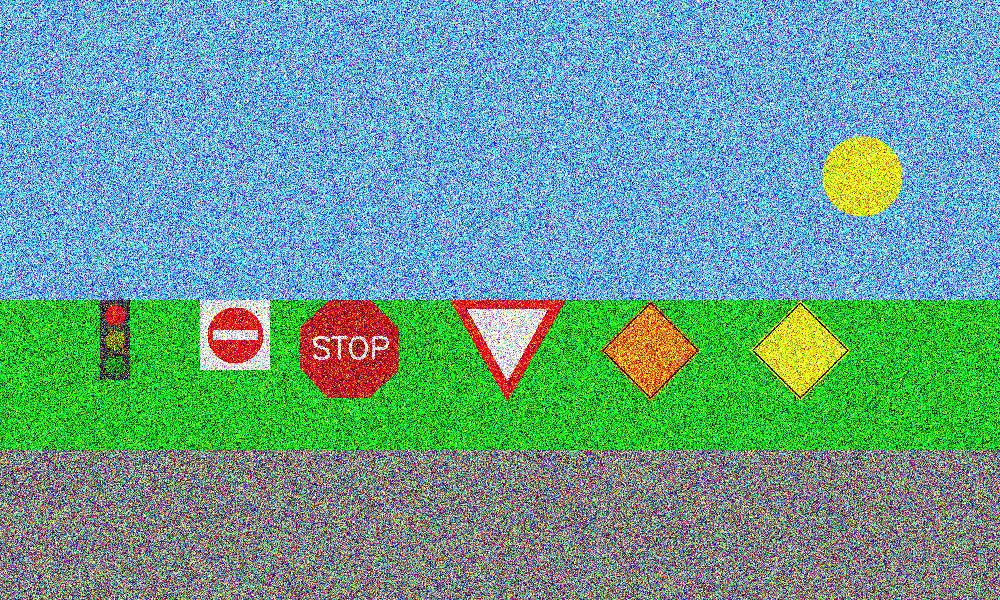
#> input picture input_images/noisy_scene_all_signs.png, 1000 x 600 px, given in place of simple_tl.png, which was not available
$ python experiment.py   (Python 2 division)
#> lines starting #> are read from the running program, lines starting #| are printed output that depends on the picture; after the words box and inside, x2 and y2 are one past the last pixel; in counts of white or black regions, pixels touching at a corner belong together; pictures that were not available may be replaced by others from this repository, and a replacement may not be noted
#> in part_1, tl is the input picture: shape (600, 1000, 3); mean B, G, R 149.7, 158.4, 104.9
### ps2.py
"""
CS6476 Problem Set 2 imports. Only Numpy and cv2 are allowed.
"""
import cv2

import numpy as np


# [41 lines left out: functions filter_angle, solve_for_intersection, solve_all_intersections, not called in this run]


def mask_image(img, lower_color, upper_color):
    mask = cv2.inRange(img, lower_color, upper_color)
    return cv2.bitwise_and(img, img, mask=mask)


def blur_image(img, ksize=5):
#> called with ksize = 5
    return cv2.medianBlur(img, 5)
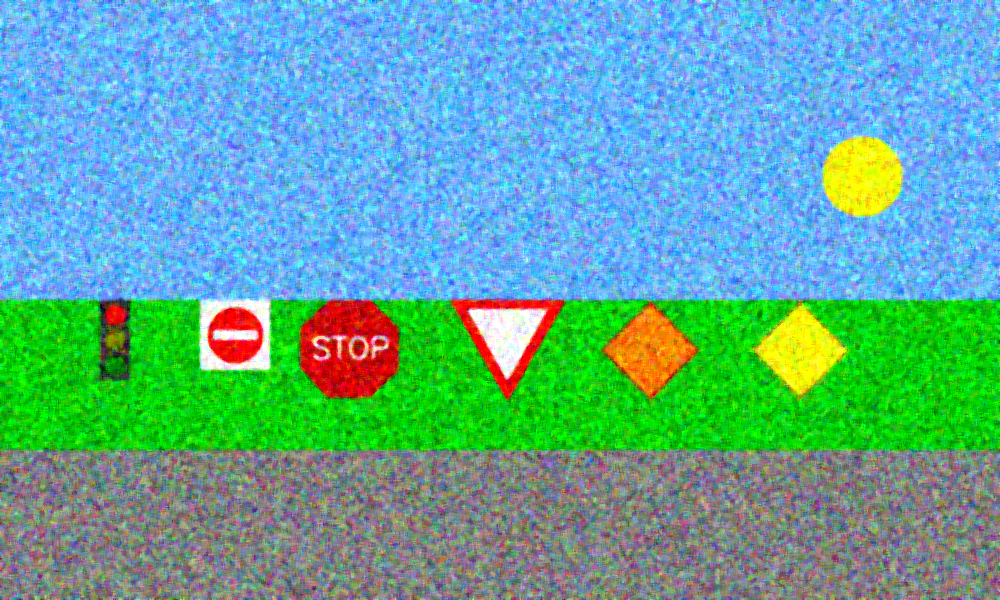
#> returned value: shape (600, 1000, 3); mean of channels 0, 1, 2 157.5, 168.1, 97.7; drawn as B, G, R


# [96 lines left out: functions deduplicate_points, deduplicate_lines, deduplicate_lines_by_angle, group_parallel_lines, parallelogram_vertices_from_grouped_lines, not called in this run]


def parallelogram_centroid_from_vertices(vertices):
    return np.mean(vertices[:, 1]), np.mean(vertices[:, 0])


def canny(img, lowThreshold=50, kernelSize=3):
    return cv2.Canny(img, lowThreshold,
                     lowThreshold*3, apertureSize=kernelSize)


# [26 lines left out: function canny_parameterized, not called in this run]


def threshold_hsv(color_img,
                  low1,
                  high1,
                  low2=None,
                  high2=None):
#> called with low1 = (0, 0, 41), high1 = (179, 192, 107)
    hsv = cv2.cvtColor(color_img, cv2.COLOR_BGR2HSV)
#> hsv: shape (600, 1000, 3); mean H, S, V 88.3, 152.9, 211.7
    threshold = cv2.inRange(hsv, low1, high1)
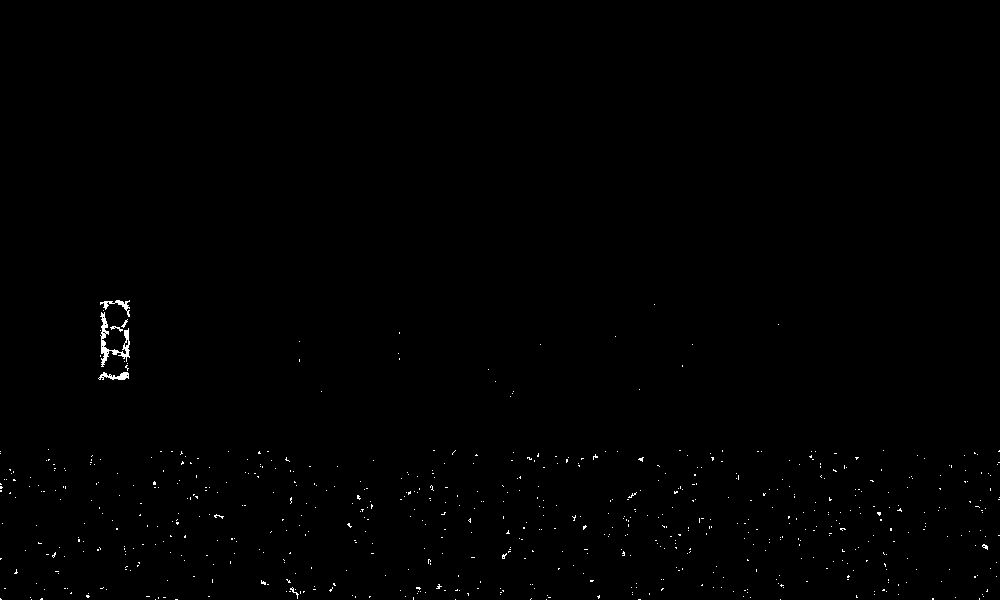
#> threshold: shape (600, 1000); 0.38% white in thin lines or dots, all inside (x1, y1, x2, y2) = (0, 300, 1000, 600)
    if low2 is not None and high2 is not None:
        threshold2 = cv2.inRange(hsv, low2, high2)
        threshold = cv2.bitwise_or(threshold, threshold2)
    return threshold


# [135 lines left out: functions threshold_hsv_parameterized, draw_lines_p, not called in this run]


def find_lines_p(img, rho, theta, threshold, minLineLength=None, maxLineGap=None):
    return cv2.HoughLinesP(img, rho / 100, np.pi / theta, threshold, minLineLength, maxLineGap)


# [52 lines left out: function find_lines_p_parameterized, not called in this run]


def find_lines(img, rho, theta, threshold):
    return cv2.HoughLines(img, rho, np.pi / theta, threshold)


# [66 lines left out: functions draw_lines, find_lines_parameterized, not called in this run]


def find_circles(img, dp, min_dist, **kwargs):
#> called with dp = 3, min_dist = 17
    circles = cv2.HoughCircles(
        img, cv2.HOUGH_GRADIENT, dp / 2, min_dist, **kwargs)
#> circles = None
    if circles is None:
        return circles
    return circles[0]


# [69 lines left out: function find_circles_parameterized, not called in this run]


def traffic_light_detection(img_in, radii_range):
    """Finds the coordinates of a traffic light image given a radii
    range.

    Use the radii range to find the circles in the traffic light and
    identify which of them represents the yellow light.

    Analyze the states of all three lights and determine whether the
    traffic light is red, yellow, or green. This will be referred to
    as the 'state'.

    It is recommended you use Hough tools to find these circles in
    the image.

    The input image may be just the traffic light with a white
    background or a larger image of a scene containing a traffic
    light.

    Args:
        img_in (numpy.array): image containing a traffic light.
        radii_range (list): range of radii values to search for.

    Returns:
        tuple: 2-element tuple containing:
        coordinates (tuple): traffic light center using the (x, y)
                             convention.
        state (str): traffic light state. A value in {'red', 'yellow',
                     'green'}
    """

    img = np.copy(img_in)
    img = blur_image(img, 5)

    low1 = (0, 0, 41)
    high1 = (179, 192, 107)
    color_filtered_img = threshold_hsv(img, low1, high1)

    # TESTING
    # color_filtered_img = threshold_hsv_parameterized(
    #     img, low1, high1)
    # cv2.waitKey(0)

    ##
    # Hough Parameters (Found Experimentally)
    ##

    dp = 3
    min_dist = 17
    param1 = 39
    param2 = 29
    minradius = 6
    maxradius = 33

    # [10 lines of commented-out code are left out]

    circles = find_circles(color_filtered_img, dp, min_dist,
                           param1=param1,
                           param2=param2,
                           minRadius=minradius,
                           maxRadius=maxradius)

    # Likely no traffic light in here
    if circles is None:
        return None, None

    yellow_light = None
    # red_light = None
    # green_light = None
    on_light = None

    def check_on(hsv):
        # check if light is on
        return hsv[2] > 245

    hsv_img = cv2.cvtColor(img, cv2.COLOR_BGR2HSV)

    for circle in circles:
        x = int(circle[1])
        y = int(circle[0])
        hsv = hsv_img[x, y]
        if 25 < hsv[0] < 35:
            yellow_light = (y, x)
            if check_on(hsv):
                on_light = 'yellow'
        if hsv[0] < 5 or hsv[0] > 175:
            # red_light = (y, x)
            if check_on(hsv):
                on_light = 'red'
        if 55 < hsv[0] < 65:
            # green_light = (y, x)
            if check_on(hsv):
                on_light = 'green'

    if yellow_light is None:
        print("COULD NOT FIND YELLOW LIGHT")
        return None, None

    return yellow_light, on_light


# [564 lines left out: functions yield_sign_detection, stop_sign_detection, warning_sign_detection, construction_sign_detection, do_not_enter_sign_detection, traffic_sign_detection and 4 more, not called in this run]


# CHANGE BELOW FOR MORE CUSTOMIZATION ##
#####################
""" The functions below are used for each individual part of
the report section.

Feel free to change the return statements but ensure that the return type
remains the same
for the autograder.

"""

# Part 2 outputs


def ps2_2_a_1(img_in):
    return do_not_enter_sign_detection(img_in)


def ps2_2_a_2(img_in):
    return stop_sign_detection(img_in)


def ps2_2_a_3(img_in):
    return construction_sign_detection(img_in)


def ps2_2_a_4(img_in):
    return warning_sign_detection(img_in)


def ps2_2_a_5(img_in):
    return yield_sign_detection(img_in)


# Part 3 outputs
def ps2_3_a_1(img_in):
    return traffic_sign_detection(img_in)


def ps2_3_a_2(img_in):
    return traffic_sign_detection(img_in)


# Part 4 outputs
def ps2_4_a_1(img_in):
    return traffic_sign_detection_noisy(img_in)


def ps2_4_a_2(img_in):
    return traffic_sign_detection_noisy(img_in)

# Part 5 outputs


def ps2_5_a(img_in):
    return traffic_sign_detection_challenge(img_in)

### experiment.py
"""
CS6476: Problem Set 2 Experiment file

This script contains a series of function calls that run your ps2
implementation and output images so you can verify your results.
"""


import cv2

#import ps2
import ps2

# -- display utils
marker_color = (255, 0, 255)
text_color = (90, 90, 90)
text_thickness = 2
font_face = cv2.FONT_HERSHEY_SIMPLEX
font_scale = 0.5


# [15 lines left out: function place_text, not called in this run]


def draw_tl_center(image_in, center, state):
    """Marks the center of a traffic light image and adds coordinates
    with the state of the current image

    Use OpenCV drawing functions to place a marker that represents the
    traffic light center. Additionally, place text using OpenCV tools
    that show the numerical and string values of the traffic light
    center and state. Use the following format:

        ((x-coordinate, y-coordinate), 'color')

    See OpenCV's drawing functions:
    http://docs.opencv.org/2.4/modules/core/doc/drawing_functions.html

    Make sure the font size is large enough so that the text in the
    output image is legible.
    Args:
        image_in (numpy.array): input image.
        center (tuple): center numeric values.
        state (str): traffic light state values can be: 'red',
                     'yellow', 'green'.

    Returns:
        numpy.array: output image showing a marker representing the
        traffic light center and text that presents the numerical
        coordinates with the traffic light state.
    """
#> (the run stopped early here; a loop or call above may not have finished)

$ run again, on input_images/scene_some_signs_noisy.png
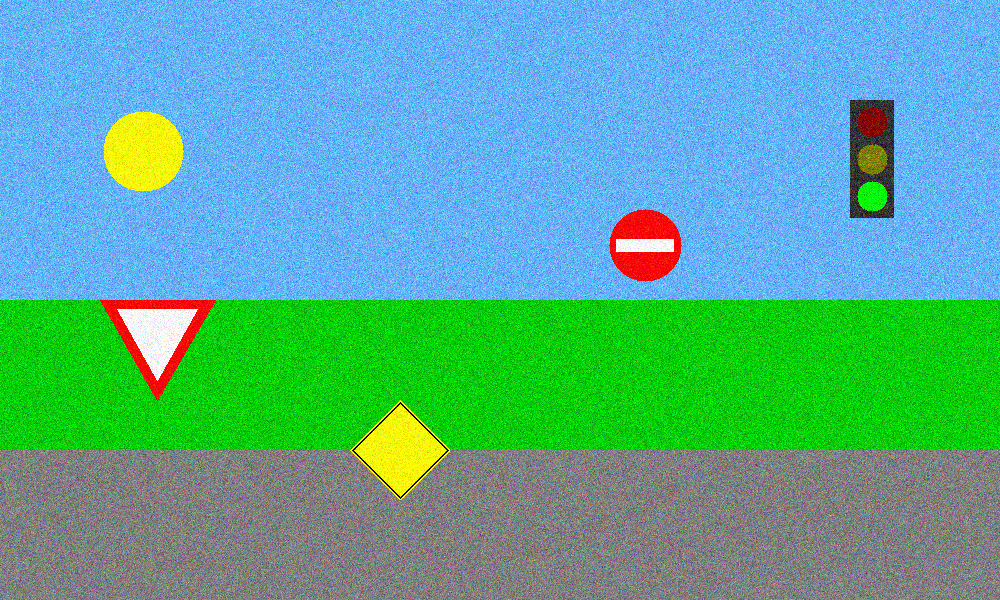
#> input picture input_images/scene_some_signs_noisy.png, 1000 x 600 px, given in place of simple_tl.png, which was not available
#> in part_1, tl is the input picture: shape (600, 1000, 3); mean B, G, R 152.4, 170.5, 90.9
#> hsv: shape (600, 1000, 3); mean H, S, V 87.8, 145.5, 210.2
#> in threshold_hsv, `threshold = cv2.inRange(hsv, low1, high1)`:
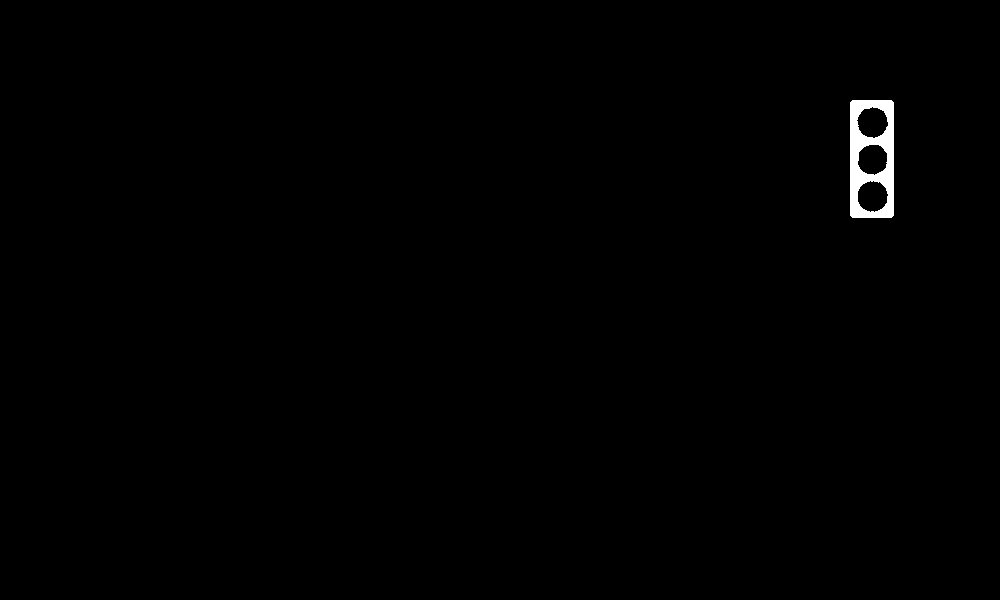
#> threshold: shape (600, 1000); 0.51% white; 1 white region, box (x1, y1, x2, y2) and area: (850, 100, 894, 218) 3069
#> circles = None
